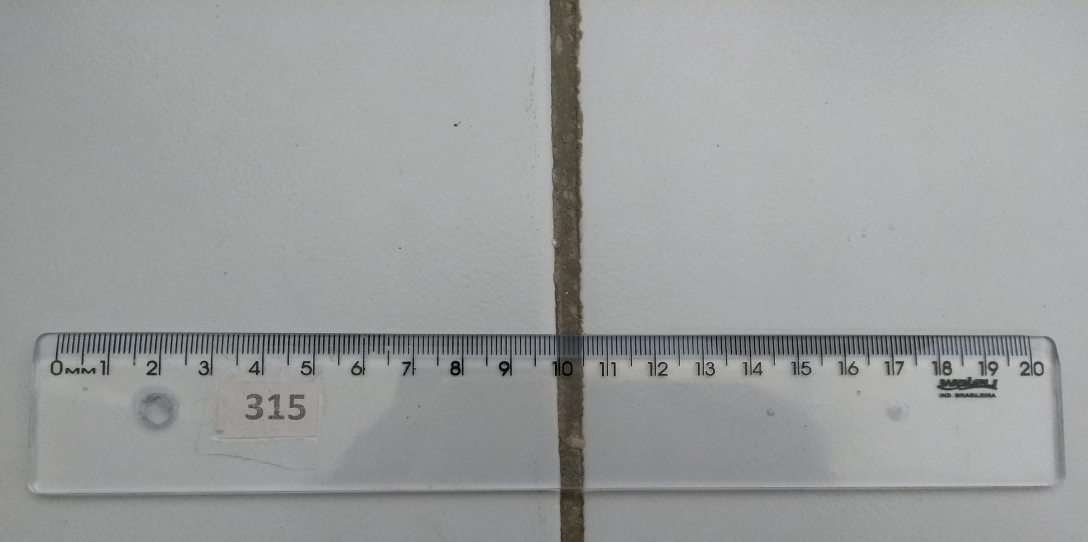
#> input picture Image/casa315g.jpg, 3264 x 1625 px, found by its file name (shown at 1/3 size)
$ python primeiro.py
#> lines starting #> are read from the running program, lines starting #| are printed output that depends on the picture
import numpy as np
import cv2
from matplotlib import pyplot as plt

#https://gist.github.com/kphilipp/7271334

ratio = 0.75
MIN_MATCH_COUNT = 15

img = cv2.imread('image\casa315g.jpg')   # queryImage  C:\Users\Miguel Lima\PycharmProjects\mestrado\venv\steps\image\casa315g.jpg
#> img is the input picture: shape (1625, 3264, 3); mean B, G, R 157.7, 157.9, 156
img2 = cv2.imread('image\Casa120.jpeg')  #Trainning Image C:\Users\Miguel Lima\PycharmProjects\mestrado\venv\steps\image\Casa120.jpeg
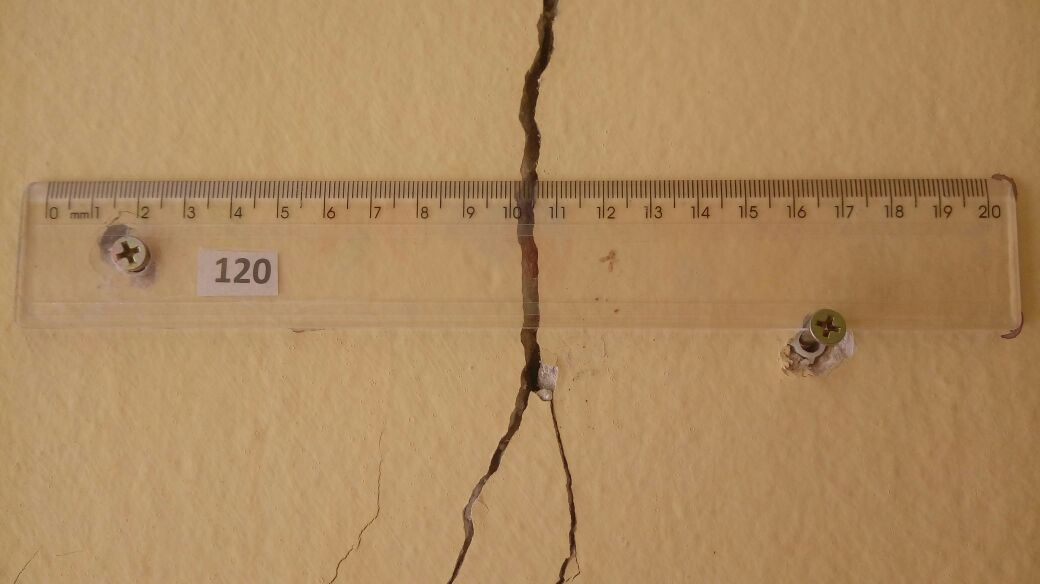
#> input picture Image/Casa120.jpeg, 1040 x 584 px, found by its file name
#> img2 is the input picture: shape (584, 1040, 3); mean B, G, R 95.3, 138.2, 173.5

grayimg =  cv2.cvtColor(img,cv2.COLOR_BGR2GRAY)
grayimg2 = cv2.cvtColor(img2,cv2.COLOR_BGR2GRAY)
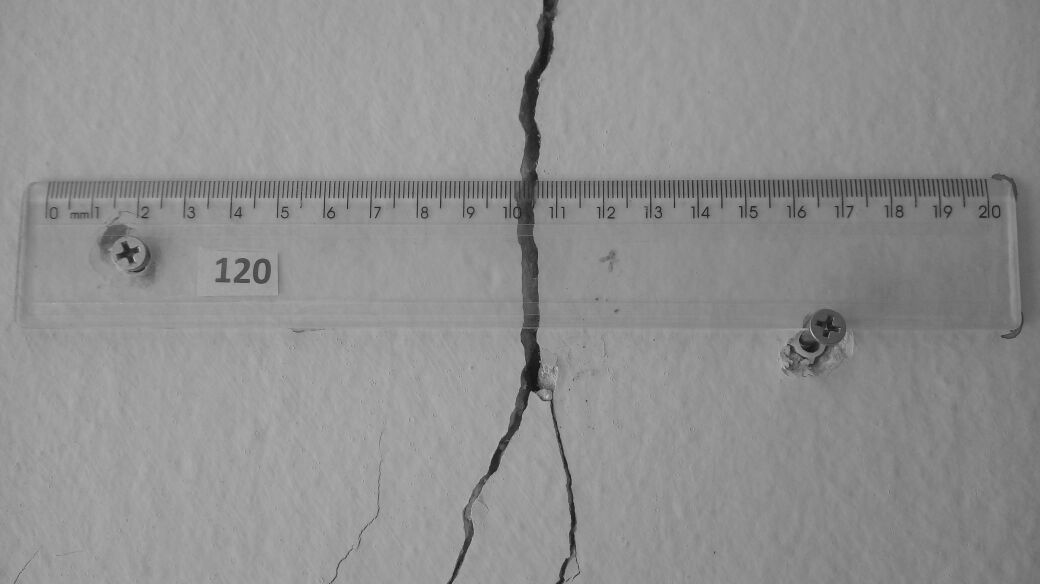
#> grayimg2: shape (584, 1040); min 11, max 192, mean 143.8

#sift = cv2.xfeatures2d.SIFT_create()
#sift = cv2.xfeatures2d.SIFT_create()
#kp = sift.detect(grayimg,None)
orb = cv2.ORB_create(nfeatures=1500, scoreType=cv2.ORB_FAST_SCORE,edgeThreshold=20, patchSize=20)

kp1, des1 = orb.detectAndCompute(grayimg,None)
#> kp1 = 1537 keypoints; strongest (x, y, size): (1845, 1087, 20), (1075, 1084, 20), (1844, 1087, 24), (1945, 1087, 20)
#src_orb = [o.pt for o in kp1]

kp2, des2 = orb.detectAndCompute(grayimg2,None)
#> kp2 = 1554 keypoints; strongest (x, y, size): (538, 80, 20), (530, 392, 24), (347, 207, 20), (236, 215, 20)
#src_orb_test = [o.pt for o in kp2]


bf = cv2.BFMatcher(cv2.NORM_HAMMING, crossCheck=False)

#matches = bf.match(des1,des2)
matches = bf.knnMatch(des1,des2, k=2)
#> matches = 1537 matches

#matches = sorted(matches, key = lambda x:x.distance)
# Apply ratio test
good = []
for m,n in matches:
    if m.distance < ratio*n.distance:
        good.append(m)
#> after the loop, good = 21 matches

print(len(matches))
#| 1537
print(len(kp1), len(kp2))
#| 1537 1554
#print(len(src_orb), len(src_orb_test))

if len(good)>MIN_MATCH_COUNT:
    src_pts = np.float32([kp1[m.queryIdx].pt for m in good]).reshape(-1, 1, 2)
#> src_pts = 21 rows, first 8: [1108, 1005], [1803.6, 1093.2], [895.7, 1058.4], [2230.6, 1087.2], [747.4, 1113.1], [601.9, 1091.5], [2281, 1121.8], [1804.3, 1093]
    dst_pts = np.float32([kp2[m.trainIdx].pt for m in good]).reshape(-1, 1, 2)
#> dst_pts = 21 rows, first 8: [831.2, 331.8], [219.6, 265.2], [320, 183], [191.6, 216.5], [146.9, 272.3], [754, 216.5], [801.6, 217.2], [114.7, 247.2]

    M, mask = cv2.findHomography(src_pts, dst_pts, cv2.RANSAC,5.0)
#> M = [[-0.00271, -0.285, 316.8], [-0.00132, -0.165, 183.1], [-7.5e-06, -0.000901, 1]]; mask = 21 values, max 1 at index 2, min 0 at index 0, mean 0.286
    matchesMask = mask.ravel().tolist()
#> matchesMask = [0, 0, 1, 1, 0, 0, 0, 1, 0, 0, 1, 1, 0, 0, 0, 0, 0, 0, 0, 1, 0]

    h, w,_ = img.shape
#> h = 1625; w = 3264
    pts = np.float32([[0, 0], [0, h - 1], [w - 1, h - 1], [w - 1, 0]]).reshape(-1, 1, 2)
    dst = cv2.perspectiveTransform(pts, M)
#> dst = [[316.8, 183.1], [315.8, 183.1], [318, 182.8], [315.7, 183.3]]

    img3 = cv2.polylines(img2, [np.int32(dst)], True, 255, 3, cv2.LINE_AA)
else:
    print ("Not enough matches are found - %d/%d" % (len(good),MIN_MATCH_COUNT))
    matchesMask = None

draw_params = dict(matchColor = (0,255,0), # draw matches in green color
                   singlePointColor = None,
                   matchesMask = matchesMask, # draw only inliers
                   flags = 2)
#> draw_params = 4 items

imgFinale = cv2.drawMatches(img,kp1,img2,kp2,good,None,**draw_params)
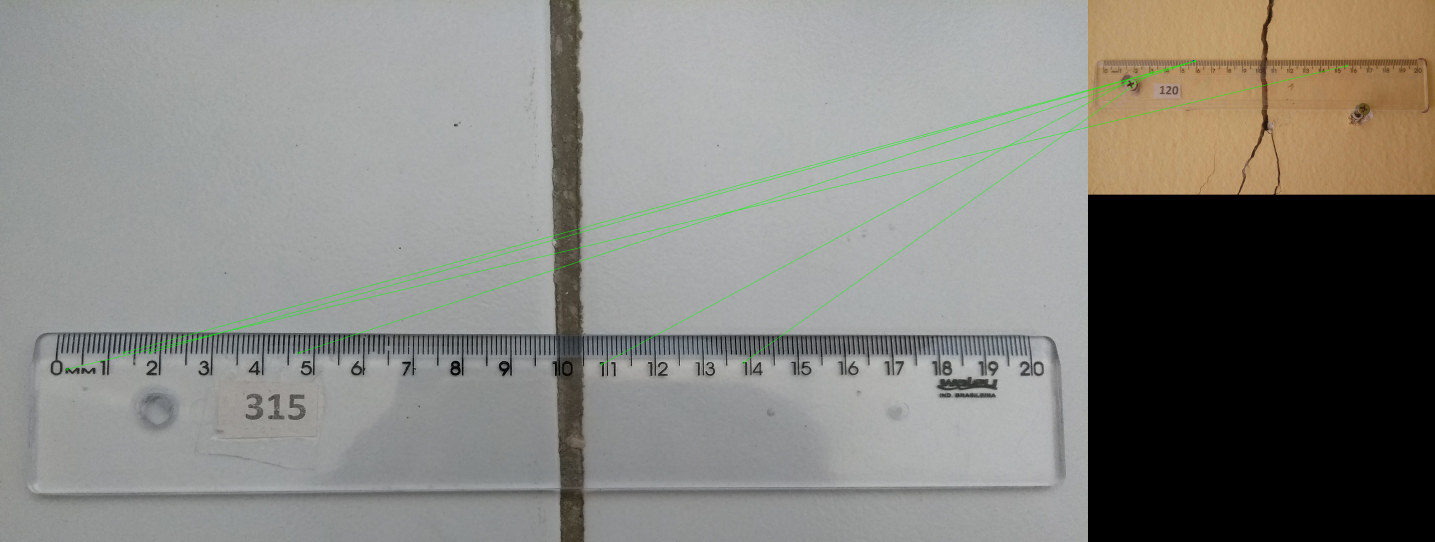
#> imgFinale: shape (1625, 4304, 3) (shown at 1/3 size); mean B, G, R 127.4, 132.1, 132.9

#matches = [m for m,mask in zip(matches,matchesMask) if mask]
#imgFinale = cv2.drawMatchesKnn(img, kp1, img2, kp2,matches,None, flags=2)

plt.imshow(imgFinale, 'gray'),plt.show()
cv2.imwrite('novaimagem.jpg',imgFinale)
cv2.imshow('img',imgFinale)
cv2.waitKey(0)
cv2.destroyAllWindows()
